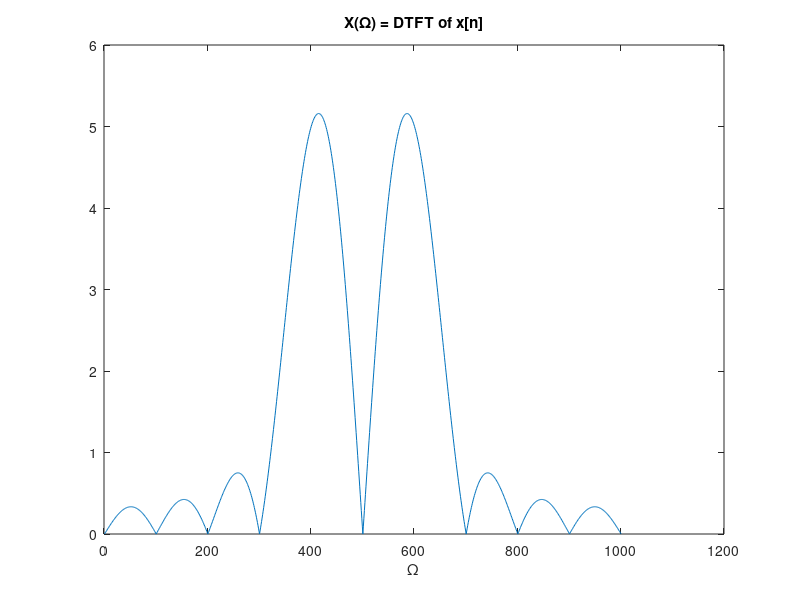
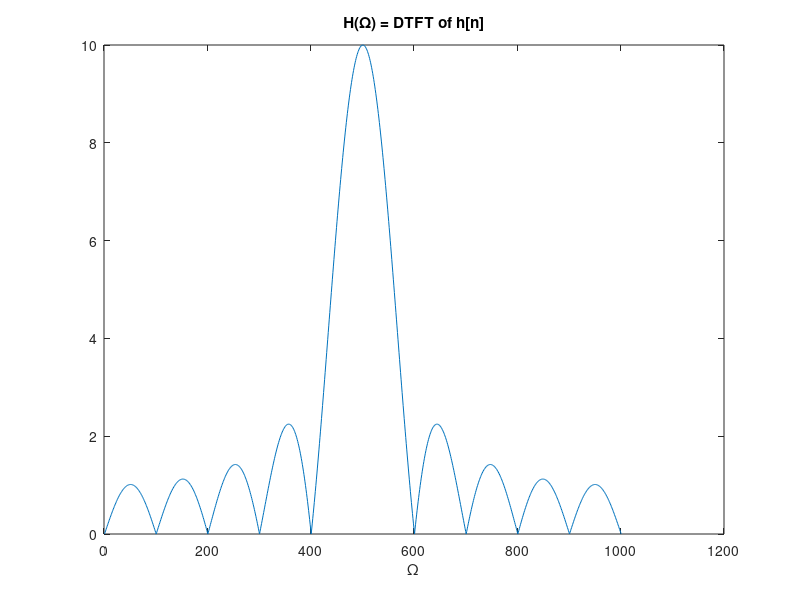
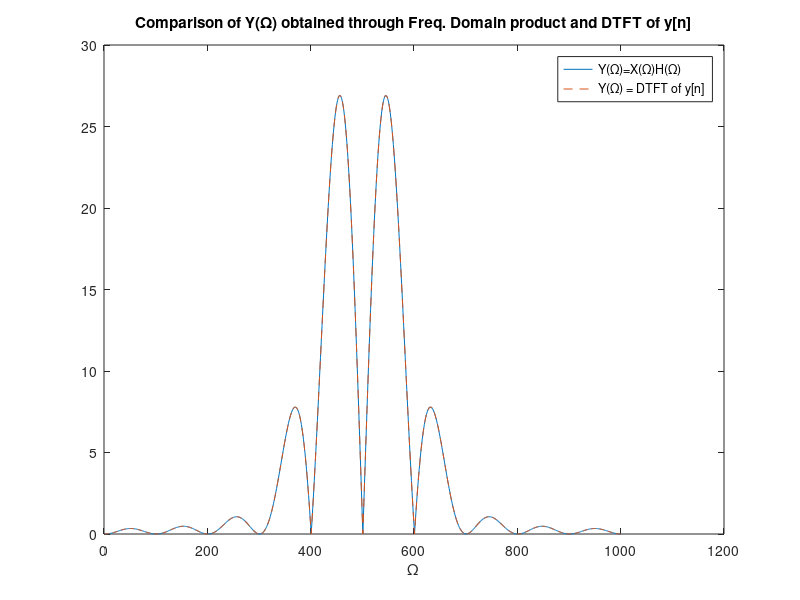

Here is the MATLAB script that generated these plots, in order:
% Reza Aablue
% 500966944
% Section 05

% Problem B.1
n = 0:1000;
u = @(n) (n>=0) * 1.0 .* (mod(n,1)==0); % Unit step function u[n].
xofn = @(n) sin (0.2*n*pi).*(u(n)-u(n-10)); % x[n] expression.
omega = linspace (-pi,pi,1001);
W_omega = exp(-1i).^((0:length(xofn(n))-1)'*omega);
XofF = (xofn(n)*W_omega);

figure (1);
plot (abs(XofF)); title ('X(\Omega) = DTFT of x[n]'); xlabel ('\Omega');

% Problem B.2
h = @(n) (u(n)-u(n-10)); % h[n] function.
Wh = linspace (-pi,pi,1001);
Wh_omega = exp(-1i).^((0:length(h(n))-1)'*Wh);
HofF = (h(n)*Wh_omega);

figure (2);
plot (abs(HofF)); title ('H(\Omega) = DTFT of h[n]'); xlabel ('\Omega');

% Problem B.3
Y1 = XofF.*HofF;
figure (3); plot (abs(Y1)); hold on;

% Problem B.4
Y2 = conv (xofn(n),h(n));

% Problem B.5
Wy = linspace (-pi,pi,1001);
Wy_omega = exp(-1i).^((0:length(Y2)-1)'*Wy);
Y2ofF = (Y2*Wy_omega);

plot (abs(Y2ofF), '--');
hold off; 
title ('Comparison of Y(\Omega) obtained through Freq. Domain product and DTFT of y[n]');
legend ('Y(\Omega)=X(\Omega)H(\Omega)','Y(\Omega) = DTFT of y[n]'); xlabel ('\Omega');